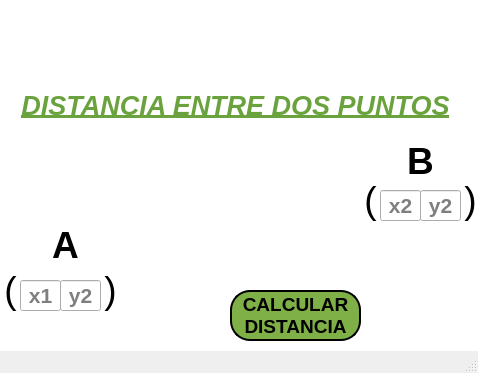
<?xml version="1.0" encoding="UTF-8"?>
<ui version="4.0">
 <class>MainWindow</class>
 <widget class="QMainWindow" name="MainWindow">
  <property name="geometry">
   <rect>
    <x>0</x>
    <y>0</y>
    <width>478</width>
    <height>373</height>
   </rect>
  </property>
  <property name="windowTitle">
   <string>MainWindow</string>
  </property>
  <property name="styleSheet">
   <string notr="true"/>
  </property>
  <widget class="QWidget" name="centralwidget">
   <widget class="QLabel" name="label">
    <property name="geometry">
     <rect>
      <x>50</x>
      <y>150</y>
      <width>381</width>
      <height>201</height>
     </rect>
    </property>
    <property name="text">
     <string/>
    </property>
    <property name="pixmap">
     <pixmap>imagenes/distancia.jpg</pixmap>
    </property>
    <property name="scaledContents">
     <bool>true</bool>
    </property>
   </widget>
   <widget class="QLineEdit" name="txt_x1">
    <property name="geometry">
     <rect>
      <x>20</x>
      <y>280</y>
      <width>41</width>
      <height>31</height>
     </rect>
    </property>
    <property name="font">
     <font>
      <pointsize>16</pointsize>
      <weight>75</weight>
      <bold>true</bold>
     </font>
    </property>
    <property name="toolTip">
     <string>Ingrese solo valores numericos</string>
    </property>
    <property name="statusTip">
     <string>Ingrese solo valores numericos...</string>
    </property>
    <property name="alignment">
     <set>Qt::AlignCenter</set>
    </property>
    <property name="placeholderText">
     <string>x1</string>
    </property>
   </widget>
   <widget class="QLineEdit" name="txt_y1">
    <property name="geometry">
     <rect>
      <x>60</x>
      <y>280</y>
      <width>41</width>
      <height>31</height>
     </rect>
    </property>
    <property name="font">
     <font>
      <pointsize>16</pointsize>
      <weight>75</weight>
      <bold>true</bold>
     </font>
    </property>
    <property name="toolTip">
     <string>Ingrese solo valores numericos</string>
    </property>
    <property name="statusTip">
     <string>Ingrese solo valores numericos...</string>
    </property>
    <property name="alignment">
     <set>Qt::AlignCenter</set>
    </property>
    <property name="placeholderText">
     <string>y2</string>
    </property>
   </widget>
   <widget class="QLineEdit" name="txt_x2">
    <property name="geometry">
     <rect>
      <x>380</x>
      <y>190</y>
      <width>41</width>
      <height>31</height>
     </rect>
    </property>
    <property name="font">
     <font>
      <pointsize>16</pointsize>
      <weight>75</weight>
      <bold>true</bold>
     </font>
    </property>
    <property name="toolTip">
     <string>Ingrese solo valores numericos</string>
    </property>
    <property name="statusTip">
     <string>Ingrese solo valores numericos...</string>
    </property>
    <property name="alignment">
     <set>Qt::AlignCenter</set>
    </property>
    <property name="placeholderText">
     <string>x2</string>
    </property>
   </widget>
   <widget class="QLineEdit" name="txt_y2">
    <property name="geometry">
     <rect>
      <x>420</x>
      <y>190</y>
      <width>41</width>
      <height>31</height>
     </rect>
    </property>
    <property name="font">
     <font>
      <pointsize>16</pointsize>
      <weight>75</weight>
      <bold>true</bold>
     </font>
    </property>
    <property name="toolTip">
     <string>Ingrese solo valores numericos</string>
    </property>
    <property name="statusTip">
     <string>Ingrese solo valores numericos...</string>
    </property>
    <property name="alignment">
     <set>Qt::AlignCenter</set>
    </property>
    <property name="placeholderText">
     <string>y2</string>
    </property>
   </widget>
   <widget class="QLabel" name="label_2">
    <property name="geometry">
     <rect>
      <x>0</x>
      <y>40</y>
      <width>471</width>
      <height>131</height>
     </rect>
    </property>
    <property name="styleSheet">
     <string notr="true">color: rgb(106, 163, 61);</string>
    </property>
    <property name="text">
     <string>&lt;html&gt;&lt;head/&gt;&lt;body&gt;&lt;p align=&quot;center&quot;&gt;&lt;span style=&quot; font-size:20pt; font-weight:600; font-style:italic; text-decoration: underline;&quot;&gt;DISTANCIA ENTRE DOS PUNTOS&lt;/span&gt;&lt;/p&gt;&lt;/body&gt;&lt;/html&gt;</string>
    </property>
   </widget>
   <widget class="QPushButton" name="btn_calcular">
    <property name="geometry">
     <rect>
      <x>230</x>
      <y>290</y>
      <width>131</width>
      <height>51</height>
     </rect>
    </property>
    <property name="font">
     <font>
      <pointsize>14</pointsize>
      <weight>75</weight>
      <bold>true</bold>
     </font>
    </property>
    <property name="styleSheet">
     <string notr="true">background-color: rgb(127, 176, 71);
color: rgb(0, 0, 0);
border-radius: 20px;
border: 2px solid black;</string>
    </property>
    <property name="text">
     <string>CALCULAR
DISTANCIA</string>
    </property>
   </widget>
   <widget class="QLabel" name="label_4">
    <property name="geometry">
     <rect>
      <x>100</x>
      <y>250</y>
      <width>21</width>
      <height>81</height>
     </rect>
    </property>
    <property name="text">
     <string>&lt;html&gt;&lt;head/&gt;&lt;body&gt;&lt;p align=&quot;center&quot;&gt;&lt;span style=&quot; font-size:28pt;&quot;&gt;)&lt;/span&gt;&lt;/p&gt;&lt;/body&gt;&lt;/html&gt;</string>
    </property>
   </widget>
   <widget class="QLabel" name="label_10">
    <property name="geometry">
     <rect>
      <x>0</x>
      <y>0</y>
      <width>481</width>
      <height>71</height>
     </rect>
    </property>
    <property name="text">
     <string/>
    </property>
    <property name="pixmap">
     <pixmap resource="../PIP_Equipo4_Unidad1_Clase/recursos_proyectos.qrc">:/imgUAT/imagenes/uat.png</pixmap>
    </property>
    <property name="scaledContents">
     <bool>true</bool>
    </property>
   </widget>
   <widget class="QLabel" name="label_7">
    <property name="geometry">
     <rect>
      <x>350</x>
      <y>250</y>
      <width>161</width>
      <height>111</height>
     </rect>
    </property>
    <property name="text">
     <string/>
    </property>
    <property name="pixmap">
     <pixmap>../PIP_Equipo4_Unidad1_Clase/imagenes/Equipo4.png</pixmap>
    </property>
    <property name="scaledContents">
     <bool>true</bool>
    </property>
   </widget>
   <widget class="QLabel" name="label_5">
    <property name="geometry">
     <rect>
      <x>460</x>
      <y>160</y>
      <width>21</width>
      <height>81</height>
     </rect>
    </property>
    <property name="text">
     <string>&lt;html&gt;&lt;head/&gt;&lt;body&gt;&lt;p align=&quot;center&quot;&gt;&lt;span style=&quot; font-size:28pt;&quot;&gt;)&lt;/span&gt;&lt;/p&gt;&lt;/body&gt;&lt;/html&gt;</string>
    </property>
   </widget>
   <widget class="QLabel" name="label_6">
    <property name="geometry">
     <rect>
      <x>0</x>
      <y>250</y>
      <width>21</width>
      <height>81</height>
     </rect>
    </property>
    <property name="text">
     <string>&lt;html&gt;&lt;head/&gt;&lt;body&gt;&lt;p align=&quot;center&quot;&gt;&lt;span style=&quot; font-size:28pt;&quot;&gt;(&lt;/span&gt;&lt;/p&gt;&lt;/body&gt;&lt;/html&gt;</string>
    </property>
   </widget>
   <widget class="QLabel" name="label_8">
    <property name="geometry">
     <rect>
      <x>360</x>
      <y>160</y>
      <width>21</width>
      <height>81</height>
     </rect>
    </property>
    <property name="text">
     <string>&lt;html&gt;&lt;head/&gt;&lt;body&gt;&lt;p align=&quot;center&quot;&gt;&lt;span style=&quot; font-size:28pt;&quot;&gt;(&lt;/span&gt;&lt;/p&gt;&lt;/body&gt;&lt;/html&gt;</string>
    </property>
   </widget>
   <widget class="QLabel" name="label_9">
    <property name="geometry">
     <rect>
      <x>50</x>
      <y>220</y>
      <width>31</width>
      <height>51</height>
     </rect>
    </property>
    <property name="text">
     <string>&lt;html&gt;&lt;head/&gt;&lt;body&gt;&lt;p align=&quot;center&quot;&gt;&lt;span style=&quot; font-size:28pt; font-weight:600;&quot;&gt;A&lt;/span&gt;&lt;/p&gt;&lt;/body&gt;&lt;/html&gt;</string>
    </property>
   </widget>
   <widget class="QLabel" name="label_11">
    <property name="geometry">
     <rect>
      <x>400</x>
      <y>140</y>
      <width>41</width>
      <height>41</height>
     </rect>
    </property>
    <property name="styleSheet">
     <string notr="true">background-color: rgb(255, 255, 255);</string>
    </property>
    <property name="text">
     <string>&lt;html&gt;&lt;head/&gt;&lt;body&gt;&lt;p align=&quot;center&quot;&gt;&lt;span style=&quot; font-size:28pt; font-weight:600;&quot;&gt;B&lt;/span&gt;&lt;/p&gt;&lt;/body&gt;&lt;/html&gt;</string>
    </property>
   </widget>
   <widget class="QLabel" name="label_12">
    <property name="geometry">
     <rect>
      <x>30</x>
      <y>320</y>
      <width>41</width>
      <height>41</height>
     </rect>
    </property>
    <property name="styleSheet">
     <string notr="true">background-color: rgb(255, 255, 255);</string>
    </property>
    <property name="text">
     <string>&lt;html&gt;&lt;head/&gt;&lt;body&gt;&lt;p align=&quot;center&quot;&gt;&lt;br/&gt;&lt;/p&gt;&lt;/body&gt;&lt;/html&gt;</string>
    </property>
   </widget>
   <widget class="QLabel" name="label_3">
    <property name="geometry">
     <rect>
      <x>0</x>
      <y>-28</y>
      <width>481</width>
      <height>391</height>
     </rect>
    </property>
    <property name="styleSheet">
     <string notr="true">background-color: rgb(255, 255, 255);</string>
    </property>
    <property name="text">
     <string/>
    </property>
   </widget>
   <zorder>label_3</zorder>
   <zorder>label_2</zorder>
   <zorder>label</zorder>
   <zorder>txt_x1</zorder>
   <zorder>txt_y1</zorder>
   <zorder>txt_x2</zorder>
   <zorder>txt_y2</zorder>
   <zorder>btn_calcular</zorder>
   <zorder>label_4</zorder>
   <zorder>label_10</zorder>
   <zorder>label_7</zorder>
   <zorder>label_5</zorder>
   <zorder>label_6</zorder>
   <zorder>label_8</zorder>
   <zorder>label_9</zorder>
   <zorder>label_11</zorder>
   <zorder>label_12</zorder>
  </widget>
  <widget class="QMenuBar" name="menubar">
   <property name="geometry">
    <rect>
     <x>0</x>
     <y>0</y>
     <width>478</width>
     <height>21</height>
    </rect>
   </property>
  </widget>
  <widget class="QStatusBar" name="statusbar"/>
 </widget>
 <resources>
  <include location="../PIP_Equipo4_Unidad1_Clase/recursos_proyectos.qrc"/>
  <include location="recursos_proyectos.qrc"/>
 </resources>
 <connections/>
</ui>
